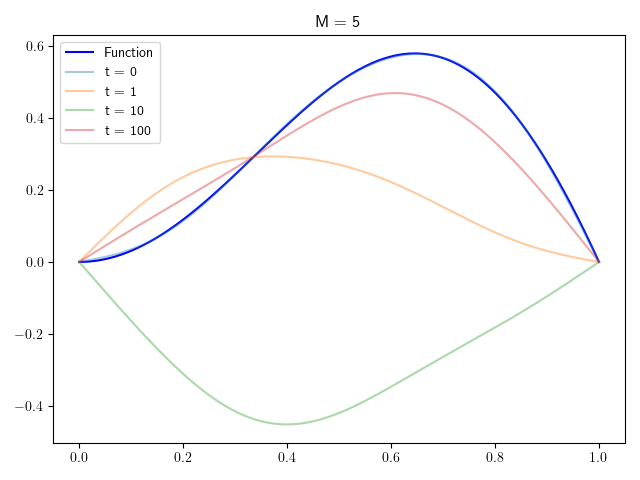

Generate this figure with Python:
import numpy as np
import matplotlib.pyplot as plt

def Fourier(x, t = 0, i = 1):
    a0 = 0.5*np.sin(np.pi*x)*np.cos(t)
    f = np.array([((-1)**(1-n)-1)/(np.pi)**2 * (1/(1-n)**2 - 1/(1+n)**2)
                   *np.sin(n*np.pi*x)*np.cos(n*t) for n in range(2, i+1)])
    f = np.append(f, a0)
    return f.sum()


xvals = np.linspace(0, 1, 1000)

y0 = np.array([Fourier(x, t = 0, i = 5) for x in xvals])
y1 = np.array([Fourier(x, t = 1, i = 5) for x in xvals])
y2 = np.array([Fourier(x, t = 10, i = 5) for x in xvals])
y3 = np.array([Fourier(x, t = 100, i = 5) for x in xvals])

plt.plot(xvals, xvals*np.sin(xvals*np.pi), label = "Function", color = "b")
plt.plot(xvals, y0, alpha = 0.4, label = "t = 0")
plt.plot(xvals, y1, alpha = 0.4, label = "t = 1")
plt.plot(xvals, y2, alpha = 0.4, label = "t = 10")
plt.plot(xvals, y3, alpha = 0.4, label = "t = 100")
plt.legend()
plt.title("M = 5")
#plt.show()
plt.savefig("Q3.png")